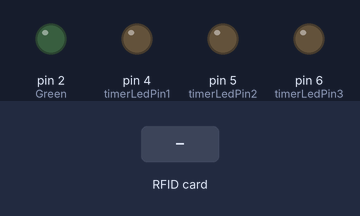
A sketch run on a simulated Arduino Uno, built with avr-gcc and run on an emulated ATmega328P. Shown: output pins drawn as LEDs (lit = HIGH). The test bench sets the inputs (shaded band). The local clock reads 2024-03-15 10:24:30 at power-on unless the sketch sets it; pins used as bus, display or sensor lines are not drawn; what the sketch prints to the serial monitor is not drawn.

Above: at 1.2 s.
1.3 s: RFID card 5E 7A 19 C4 held to the reader
Timing chart, 0 to 4.3 s (numbered marks = the images above; inputs shaded):
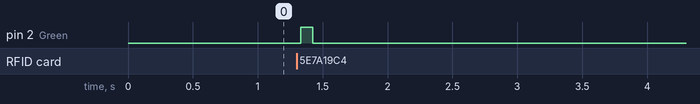

The sketch:

rfid-and-more-reminders-RTC.ino
```cpp
//This code is for the {fridge reminder} part for CCI PCOM Term 1 - Final Project
//fully coded by Nan Zhao.

//used RTC to sense time
//used RFID module to sense different types of food tags
//one LED on when reading a card
//another three LEDs on when the food is on Best-Date-Before.
//Different kinds of food has different timer period. For demo, the timers are set only for a few seconds.

//used board Arduino UNO

//=======RFID=========
#include <SPI.h>
#include <MFRC522.h>

#define RST_PIN         9
#define SS_PIN          10
#define Green 2 //the green led


MFRC522 mfrc522(SS_PIN, RST_PIN);   // Create MFRC522 instance

//=======RTC========
#include "RTClib.h"
RTC_DS3231 rtc;
char daysOfTheWeek[7][12] = {"Sunday", "Monday", "Tuesday", "Wednesday", "Thursday", "Friday", "Saturday"};
char date[10] = "hh:mm:ss";


/**********************************/

const int timerLedPin1 = 4;//4;//the led connect to pin 6//the red led
const int timerLedPin2 = 5;
const int timerLedPin3 = 6;
/**********************************/

//set timer virables.
int dayRecord = 0;
int monthRecord = 0;
int hourRecord = 0;
int minuteRecord = 0;
int secondRecord1 = 0;
int secondRecord2 = 0;
int secondRecord3 = 0;
bool timerState_1 = false; //timer state for card 1
bool timerState_2 = false;
bool timerState_3 = false;


//my cards:
//1-138 116 177 18 , 8A 99 B6 12
//2-186 68 13 17 , BA 44 0D 11
//3-138 153 182 18 , 8A 74 B1 12
int part1 = 138;//I convert the nuidPICC[0] into integer use int(), that works!
int part2 = 116;
int part3 = 177;
int part4 = 18;
int card1[] = {138, 116, 177, 18};
int card2[] = {186, 68, 13, 17};
int card3[] = {138, 153, 182, 18};


void setup() {
  pinMode(Green, OUTPUT);//sensing if the card is present or absense.
  Serial.begin(9600);                                           // Initialize serial communications with the PC
  SPI.begin();                                                  // Init SPI bus
  mfrc522.PCD_Init();

  pinMode(timerLedPin1, OUTPUT);
  pinMode(timerLedPin2, OUTPUT);
  pinMode(timerLedPin3, OUTPUT);

  if (! rtc.begin()) {
    Serial.println("Couldn't find RTC");
    Serial.flush();
    abort();
  }

  if (rtc.lostPower()) {
    Serial.println("RTC lost power, let's set the time!");
    rtc.adjust(DateTime(F(__DATE__), F(__TIME__)));
    // rtc.adjust(DateTime(2014, 1, 21, 3, 0, 0));
  }
  // rtc.adjust(DateTime(F(__DATE__), F(__TIME__)));
  // rtc.adjust(DateTime(2014, 1, 21, 3, 0, 0));
}

//virables for storing RFID tag values and flags
//to check if the card is present or not.
uint8_t buf[10] = {};
MFRC522::Uid id;
MFRC522::Uid id2;
bool is_card_present = false;
uint8_t control = 0x00;

int RTC_SecTest = 10;
boolean RTCtest = false;
int currentSecond = 0;
//*****************************************************************************************//
void loop() {

  //========get time RTC=========
  DateTime now = rtc.now();
  currentSecond = now.second();
  //Serial.print("current second: ");Serial.println(currentSecond);
  /* Test the RTC value comparision
    if (!RTCtest) {
    RTC_SecTest = int(now.second());
    Serial.print("RTC_SecTest: ");
    Serial.println(RTC_SecTest);
    RTCtest = true;
    }

    if (int(now.second())-RTC_SecTest == 5) {
    Serial.println("RTC_SecTest time's up!");
    }
  */
  //***********for RFID card *********
  //create an object of MIFARE key
  MFRC522::MIFARE_Key key;
  for (byte i = 0; i < 6; i++) key.keyByte[i] = 0xFF;
  //reading the status of RFID by reading its status code it is returning.
  MFRC522::StatusCode status;

  //add two conditions, which checks if there is a card-present or not.
  // Look for new cards
  // if there is no new card, and nothing on serial. it will return none.
  if ( !mfrc522.PICC_IsNewCardPresent()) {
    return;
  }
  if ( !mfrc522.PICC_ReadCardSerial()) {
    return;
  }

  //if card is present, according to above function, both conditions will be false
  //then we set the flag result.
  bool result = true;
  uint8_t buf_len = 4;
  //copy the id.
  cpid(&id);

  //************************************************
  //sense the card type. start a timer.
  //********************************************
  //check the card if it's my card for timer.
  //Serial.println(int(id.uidByte[0]));
  if (int(id.uidByte[0]) == card1[0] && int(id.uidByte[1]) == card1[1] && int(id.uidByte[2]) == card1[2] && int(id.uidByte[3]) == card1[3]) {
    Serial.println("card 1 sensed!");
    Serial.println("start the timer 1...");
    Serial.println(now.second());
    timerState_1 = true;
    secondRecord1 = int(now.second());
  }
  if (int(id.uidByte[0]) == card2[0] && int(id.uidByte[1]) == card2[1] && int(id.uidByte[2]) == card2[2] && int(id.uidByte[3]) == card2[3]) {
    Serial.println("card 2 sensed!");
    Serial.println("start the timer 2...");
    Serial.println(now.second());
    timerState_2 = true;
    //record the current time
    secondRecord2 = int(now.second());
  }
  if (int(id.uidByte[0]) == card3[0] && int(id.uidByte[1]) == card3[1] && int(id.uidByte[2]) == card3[2] && int(id.uidByte[3]) == card3[3]) {
    Serial.println("card 3 sensed!");
    Serial.println("start the timer 3...");
    Serial.println(now.second());
    timerState_3 = true;
    //record the current time
    secondRecord3 = int(now.second());
  }

  //print the new car on serial monitor with its hex value.
  Serial.print("NewCard ");
  PrintHex(id.uidByte, id.size);
  Serial.println("");


  //**RFID********************************************************************
  //set a while loop. in which
  //we set the LED to high and then
  //continuously check the card status
  while (true) {

    currentSecond = rtc.now().second();//now.second();

    digitalWrite(Green, HIGH);

    control = 0;
    for (int i = 0; i < 3; i++) {
      if (!mfrc522.PICC_IsNewCardPresent()) {
        if (mfrc522.PICC_ReadCardSerial()) {
          control |= 0x16;
        }
        if (mfrc522.PICC_ReadCardSerial()) {
          control |= 0x16;
        }
        control += 0x1;
      }
      control += 0x4;
    }
    //Serial.println(control);

    //**RFID******
    //while the card is on reader, we set the control flag to 13 or 14.
    if (control == 13 || control == 14) {
      //card is still there

      //if card is still there and the timer is on
      if (timerState_1 == true) {
        //check if time is up=======================

        if ((currentSecond - secondRecord1 == 5) ) {//set the timer as 5s for testing.
          Serial.println("time's up! turn off the timer 1!");
          digitalWrite(timerLedPin1, HIGH);
        }
      } else {
        digitalWrite(timerLedPin1, LOW);
        secondRecord1 = 0;
      }

      if (timerState_2 == true) {
        //check if time is up=======================
        if ((currentSecond - secondRecord2 == 6) ) {//set the timer as 10s for testing.
          Serial.println("time's up! turn off the timer 2!");
          digitalWrite(timerLedPin2, HIGH);
        }
      } else {
        digitalWrite(timerLedPin2, LOW);
        secondRecord2 = 0;
      }

      if (timerState_3 == true) {
        //check if time is up=======================
        if ((currentSecond - secondRecord3 == 4) ) {//set the timer as 10s for testing.
          Serial.println("time's up! turn off the timer 3!");
          digitalWrite(timerLedPin3, HIGH);
        }
      } else {
        digitalWrite(timerLedPin3, LOW);
        secondRecord3 = 0;
      }

    } else {
      //ad soon as the card is removed, there will be no value on serial
      //and control flag values.
      //so get out of the loop.
      break;

      //********************************
      //break the timer.reset the timer.
      if (timerState_1 == true) { //if the timer is on
        Serial.println("just stopped the timer 1!");
        digitalWrite(timerLedPin1, LOW);
        timerState_1 = false;
      }
      if (timerState_2 == true) { //if the timer is on
        Serial.println("just stopped the timer 2!");
        digitalWrite(timerLedPin2, LOW);
        timerState_2 = false;
      }
      if (timerState_3 == true) { //if the timer is on
        Serial.println("just stopped the timer 3!");
        digitalWrite(timerLedPin3, LOW);
        timerState_3 = false;
      }
      //********************************
    }
  }

  //***RFID remove. ************************************************************
  //after getting out of the loop
  //we turn off the LED, and the print card removed.
  Serial.println("CardRemoved");
  digitalWrite(Green, LOW);
  digitalWrite(timerLedPin1, LOW);
  digitalWrite(timerLedPin2, LOW);
  digitalWrite(timerLedPin3, LOW);

  delay(50); //change value if you want to read cards faster

  mfrc522.PICC_HaltA();
  mfrc522.PCD_StopCrypto1();
}

/*
  void printRTCCurTime() {
  Serial.print(now.year(), DEC);
  Serial.print('/');
  Serial.print(now.month(), DEC);
  Serial.print('/');
  Serial.print(now.day(), DEC);
  Serial.print(" (");
  Serial.print(daysOfTheWeek[now.dayOfTheWeek()]);
  Serial.print(") ");
  Serial.print(now.hour(), DEC);
  Serial.print(':');
  Serial.print(now.minute(), DEC);
  Serial.print(':');
  Serial.print(now.second(), DEC);
  Serial.println();
  }
*/
```

rfid_id.ino
```cpp
void PrintHex(uint8_t *data, uint8_t length) // prints 8-bit data in hex with leading zeroes
{
  char tmp[16];
  for (int i = 0; i < length; i++) {
    sprintf(tmp, "0x%.2X", data[i]);
    Serial.print(tmp); Serial.print(" ");
  }

}

//*****************************************************************************************//
//copying the id of the tag
void cpid(MFRC522::Uid *id) {
  memset(id, 0, sizeof(MFRC522::Uid));
  memcpy(id->uidByte, mfrc522.uid.uidByte, mfrc522.uid.size);
  id->size = mfrc522.uid.size;
  id->sak = mfrc522.uid.sak;
}
```

Measured:
- after the input at 1.3 s, pin 2 (Green): LOW → HIGH at once, → LOW 0.09 s later
